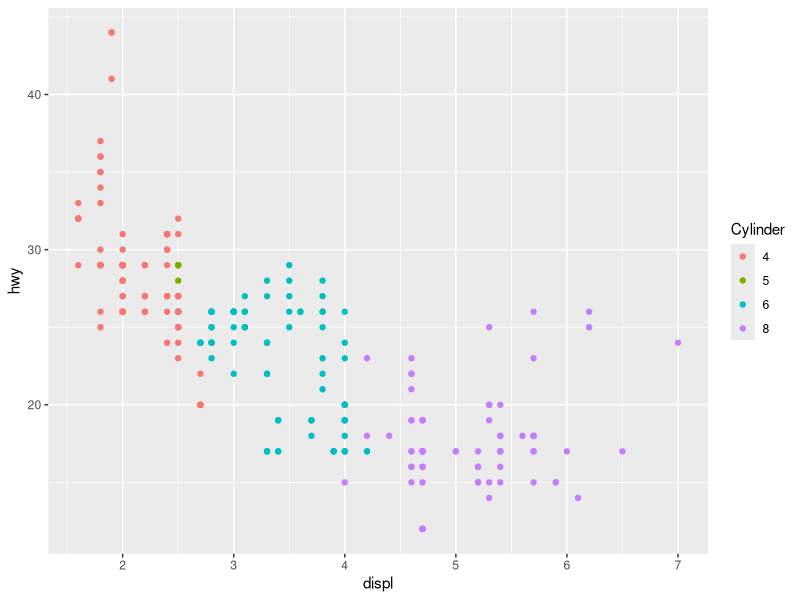
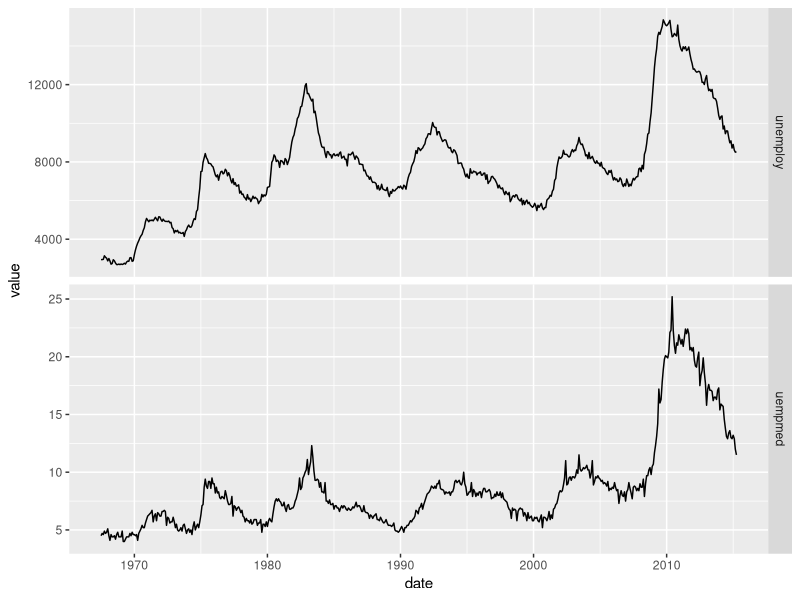

Generate these figures, in order, with R:
## ---- chunk 1
library(ggplot2)
library(scales)
library(grid)
library(gridExtra)

p <- qplot(disp, hwy, data = mpg, 
        colour = as.factor(cyl))

## ---- chunk 2

p <- ggplot(data = mpg, aes(x = displ, y = hwy,
                      colour = as.factor(cyl))) + geom_point()
p + scale_color_hue("Cylinder")
## ---- chunk 3
library(reshape2)
emp <- melt(data = economics, id = "date",
            measure.vars  = c("unemploy", "uempmed"))

qplot(date, value, data = emp, geom = "line") +
  facet_grid(variable ~., scales = "free_y")

